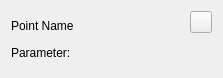
<?xml version="1.0" encoding="UTF-8"?>
<ui version="4.0">
 <class>DeviceWidget</class>
 <widget class="QWidget" name="DeviceWidget">
  <property name="geometry">
   <rect>
    <x>0</x>
    <y>0</y>
    <width>223</width>
    <height>78</height>
   </rect>
  </property>
  <property name="windowTitle">
   <string>Form</string>
  </property>
  <layout class="QVBoxLayout" name="verticalLayout">
   <item>
    <layout class="QHBoxLayout" name="horizontalLayout_2">
     <item>
      <widget class="QLabel" name="pointNameLabel">
       <property name="font">
        <font>
         <pointsize>9</pointsize>
        </font>
       </property>
       <property name="text">
        <string>Point Name</string>
       </property>
       <property name="alignment">
        <set>Qt::AlignBottom|Qt::AlignLeading|Qt::AlignLeft</set>
       </property>
      </widget>
     </item>
     <item>
      <widget class="QPushButton" name="settingsPushButton">
       <property name="minimumSize">
        <size>
         <width>0</width>
         <height>22</height>
        </size>
       </property>
       <property name="maximumSize">
        <size>
         <width>22</width>
         <height>16777215</height>
        </size>
       </property>
       <property name="text">
        <string/>
       </property>
       <property name="icon">
        <iconset resource="res.qrc">
         <normaloff>:/images/menu.png</normaloff>:/images/menu.png</iconset>
       </property>
       <property name="iconSize">
        <size>
         <width>12</width>
         <height>12</height>
        </size>
       </property>
      </widget>
     </item>
    </layout>
   </item>
   <item>
    <layout class="QHBoxLayout" name="horizontalLayout">
     <item>
      <widget class="QLabel" name="prmNameLabel">
       <property name="font">
        <font>
         <pointsize>9</pointsize>
        </font>
       </property>
       <property name="text">
        <string>Parameter:</string>
       </property>
       <property name="alignment">
        <set>Qt::AlignLeading|Qt::AlignLeft|Qt::AlignVCenter</set>
       </property>
      </widget>
     </item>
     <item>
      <widget class="QLabel" name="prmValueLabel">
       <property name="font">
        <font>
         <pointsize>9</pointsize>
        </font>
       </property>
       <property name="text">
        <string/>
       </property>
       <property name="alignment">
        <set>Qt::AlignRight|Qt::AlignTrailing|Qt::AlignVCenter</set>
       </property>
      </widget>
     </item>
    </layout>
   </item>
  </layout>
 </widget>
 <resources>
  <include location="res.qrc"/>
 </resources>
 <connections/>
</ui>
